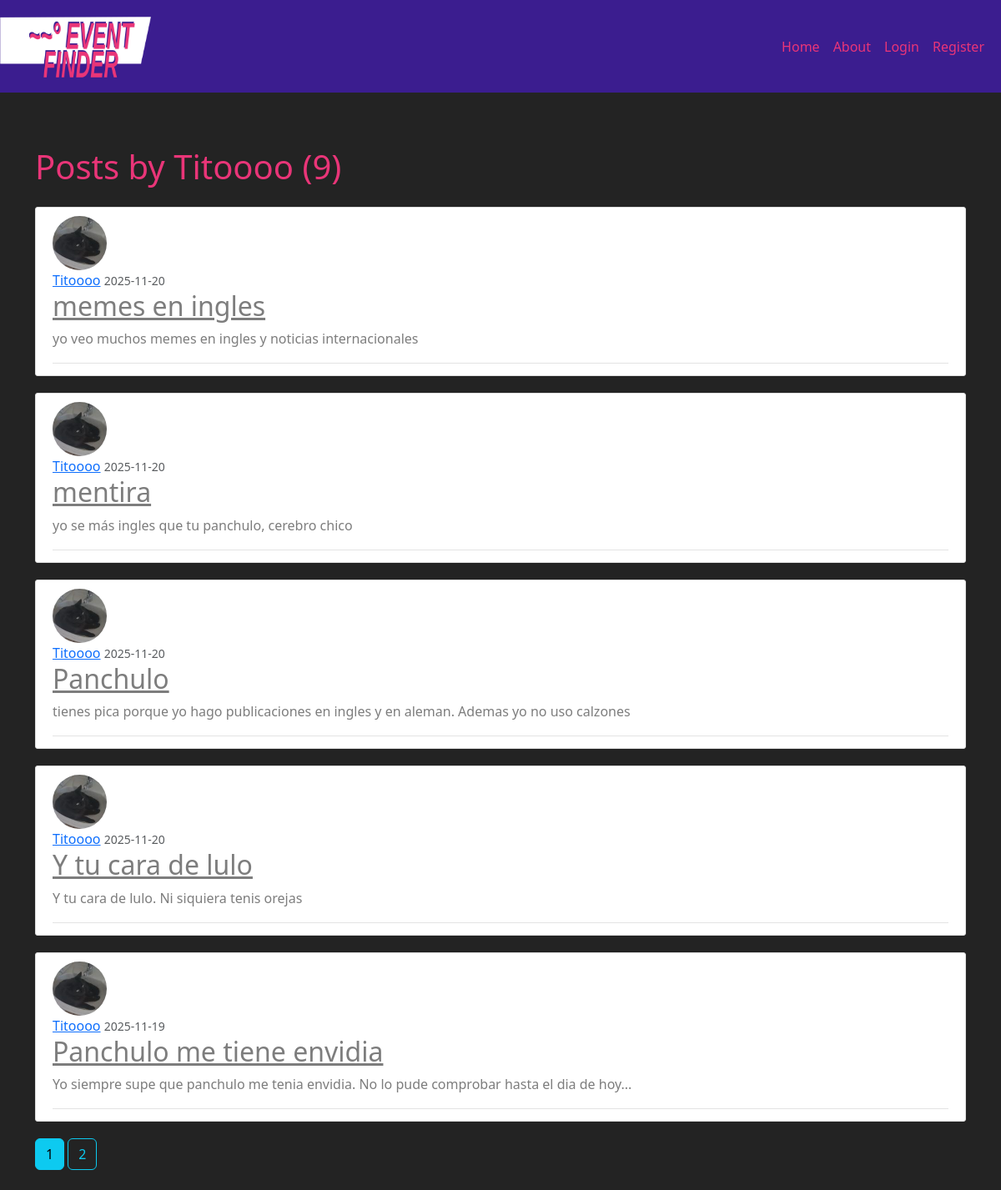
/user/Titoooo, run on the app's committed database.
### event_finder/models.py (models this page shows, shortened)
class User(db.Model, UserMixin):
    id = db.Column(db.Integer, primary_key=True)
    username = db.Column(db.String(20), unique=True, nullable=False)
    email = db.Column(db.String(120), unique=True, nullable=False)
    image_file = db.Column(db.String(20), nullable=False, default='default.jpg')
    password = db.Column(db.String(60), nullable=False)
    posts = db.relationship('Post', backref='author', lazy=True)

class Post(db.Model):
    id = db.Column(db.Integer, primary_key=True)
    title = db.Column(db.String(100), nullable=False)
    date_posted = db.Column(db.DateTime, nullable=False, default=datetime.utcnow)
    content = db.Column(db.Text, nullable=False)
    user_id = db.Column(db.Integer, db.ForeignKey('user.id'), nullable=False)

### event_finder/routes.py (the view)
@app.route("/user/<string:username>")
def user_posts(username):
    page = request.args.get('page', 1, type=int) #1 is the default value for 1. type is the accepted data type as an input
    user = User.query.filter_by(username=username).first_or_404()
    posts = Post.query.filter_by(author=user)\
        .order_by(Post.date_posted.desc())\
        .paginate(page=page, per_page=5)
    return render_template('user_posts.html', posts=posts, user=user)

### event_finder/templates/user_posts.html
{% extends "layout.html" %}
{% block content %}
    <div class="section pb-2">
        <h1 class="mb-3"> Posts by {{ user.username }} ({{ posts.total }})</h1>
    </div>
    {% for post in posts.items %}
        <article class="media content-section">
            <img class="rounded-circle article-img" src="{{ url_for('static', filename='profile_pics/' + post.author.image_file) }}">
            <div class="media-body">
                <div class="article-metadata">
                    <a class="mr-2" href="{{url_for('user_posts', username=post.author.username)}} ">{{ post.author.username }}</a>
                    <small class="text-muted">{{ post.date_posted.strftime('%Y-%m-%d')}}</small>
                    <h2><a class ="article-title" href="{{ url_for('post', post_id=post.id) }}">{{post.title}}</a></h2>
                    <p class="article-content">{{ post.content }}</p>
                </div>
            </div>
       </article>
    {% endfor %}
    {% for page_num in posts.iter_pages(left_edge=1, right_edge=1, left_current=1, right_current=1) %}
        {% if page_num%}
            {% if posts.page == page_num %}
                <a class="btn btn-info mb-4" href="{{ url_for('user_posts', username=user.username, page=page_num)}}">{{ page_num }}</a>
            {% else %}
                <a class="btn btn-outline-info mb-4" href="{{ url_for('user_posts', username=user.username, page=page_num)}}">{{ page_num }}</a>
            {% endif %}
        {% else %}
            ...
        {% endif %}
    {% endfor %}
{% endblock content %}

### event_finder/static/main.css (style rules this page uses)
body { background: #232323; color: #7d7d7d; margin-top: 5rem; }
h1, h2, h3, h4, h5, h6 { color: #E93578; }
.content-section { background: #ffffff; padding: 10px 20px; border: 1px solid #dddddd; border-radius: 3px; margin-bottom: 20px; }
.article-title { color: #7d7d7d; }
.article-content { white-space: pre-line; }
.article-img { height: 65px; width: 65px; margin-right: 16px; }
.article-metadata { padding-bottom: 1px; margin-bottom: 4px; border-bottom: 1px solid #e3e3e3 }

### data on the page
User: username "Titoooo"
Post: image_file (picture), author.username "Titoooo", date_posted "2025-11-20", title "memes en ingles", content "yo veo muchos memes en ingles y noticias internacionales"
Post: image_file (picture), author.username "Titoooo", date_posted "2025-11-20", title "mentira", content "yo se más ingles que tu panchulo, cerebro chico"
Post: image_file (picture), author.username "Titoooo", date_posted "2025-11-20", title "Panchulo", content "tienes pica porque yo hago publicaciones en ingles y en aleman. Ademas yo no uso calzones"
Post: image_file (picture), author.username "Titoooo", date_posted "2025-11-20", title "Y tu cara de lulo", content "Y tu cara de lulo. Ni siquiera tenis orejas"
Post: image_file (picture), author.username "Titoooo", date_posted "2025-11-19", title "Panchulo me tiene envidia", content "Yo siempre supe que panchulo me tenia envidia. No lo pude comprobar hasta el dia de hoy..."

### other printed values
{{ posts.total }} "9"
{{ page_num }} "1"
{{ page_num }} "2"
